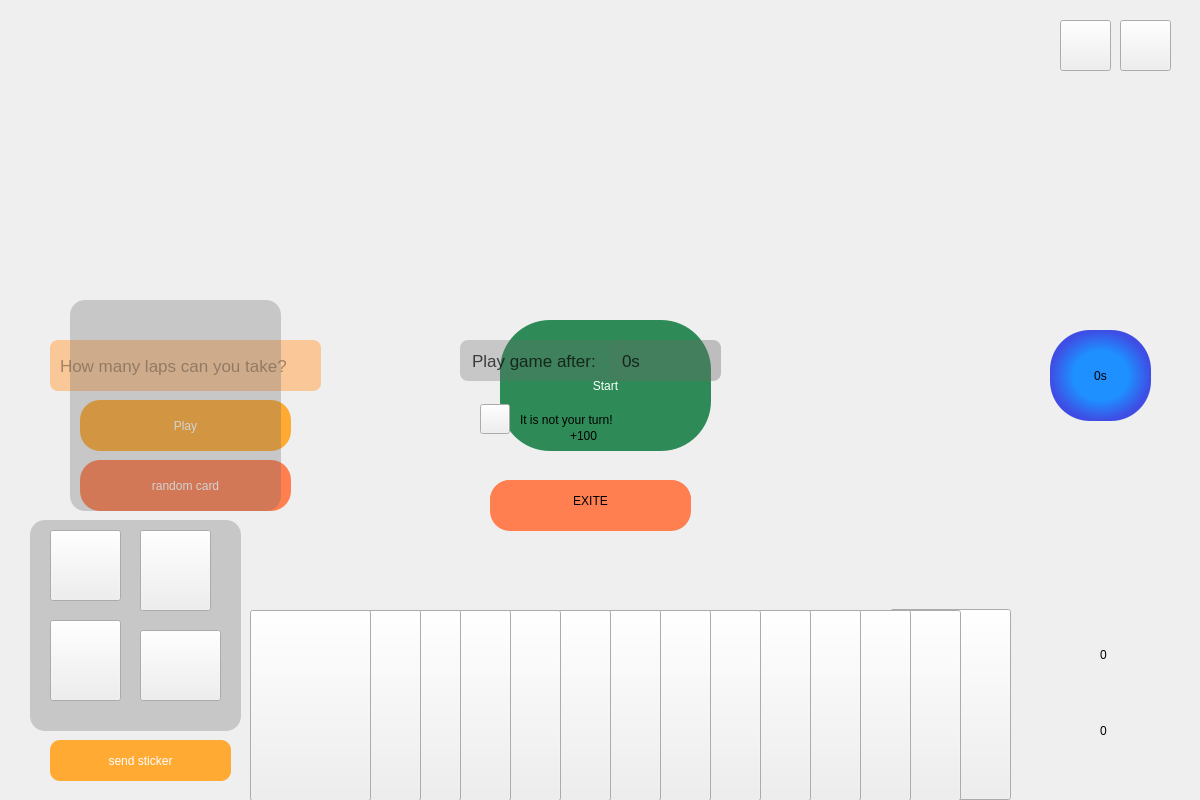
<?xml version="1.0" encoding="UTF-8"?>
<ui version="4.0">
 <class>play</class>
 <widget class="QMainWindow" name="play">
  <property name="geometry">
   <rect>
    <x>0</x>
    <y>0</y>
    <width>1200</width>
    <height>800</height>
   </rect>
  </property>
  <property name="minimumSize">
   <size>
    <width>1200</width>
    <height>800</height>
   </size>
  </property>
  <property name="maximumSize">
   <size>
    <width>1200</width>
    <height>800</height>
   </size>
  </property>
  <property name="windowTitle">
   <string>MainWindow</string>
  </property>
  <widget class="QWidget" name="centralwidget">
   <widget class="QLabel" name="label">
    <property name="geometry">
     <rect>
      <x>0</x>
      <y>0</y>
      <width>1200</width>
      <height>800</height>
     </rect>
    </property>
    <property name="styleSheet">
     <string notr="true">border-image: url(:/backboard.jpg);



</string>
    </property>
    <property name="text">
     <string/>
    </property>
   </widget>
   <widget class="QPushButton" name="cardButton_14">
    <property name="geometry">
     <rect>
      <x>890</x>
      <y>609</y>
      <width>121</width>
      <height>191</height>
     </rect>
    </property>
    <property name="cursor">
     <cursorShape>PointingHandCursor</cursorShape>
    </property>
    <property name="styleSheet">
     <string notr="true">border-image: url(:/parrot.png);</string>
    </property>
    <property name="text">
     <string/>
    </property>
   </widget>
   <widget class="QPushButton" name="cardButton_12">
    <property name="geometry">
     <rect>
      <x>840</x>
      <y>610</y>
      <width>121</width>
      <height>191</height>
     </rect>
    </property>
    <property name="cursor">
     <cursorShape>PointingHandCursor</cursorShape>
    </property>
    <property name="styleSheet">
     <string notr="true">border-image: url(:/parrot.png);</string>
    </property>
    <property name="text">
     <string/>
    </property>
   </widget>
   <widget class="QPushButton" name="cardButton_10">
    <property name="geometry">
     <rect>
      <x>790</x>
      <y>610</y>
      <width>121</width>
      <height>191</height>
     </rect>
    </property>
    <property name="cursor">
     <cursorShape>PointingHandCursor</cursorShape>
    </property>
    <property name="styleSheet">
     <string notr="true">border-image: url(:/parrot.png);</string>
    </property>
    <property name="text">
     <string/>
    </property>
   </widget>
   <widget class="QPushButton" name="cardButton_8">
    <property name="geometry">
     <rect>
      <x>740</x>
      <y>610</y>
      <width>121</width>
      <height>191</height>
     </rect>
    </property>
    <property name="cursor">
     <cursorShape>PointingHandCursor</cursorShape>
    </property>
    <property name="styleSheet">
     <string notr="true">border-image: url(:/parrot.png);</string>
    </property>
    <property name="text">
     <string/>
    </property>
   </widget>
   <widget class="QPushButton" name="cardButton_6">
    <property name="geometry">
     <rect>
      <x>690</x>
      <y>610</y>
      <width>121</width>
      <height>191</height>
     </rect>
    </property>
    <property name="cursor">
     <cursorShape>PointingHandCursor</cursorShape>
    </property>
    <property name="styleSheet">
     <string notr="true">border-image: url(:/parrot.png);</string>
    </property>
    <property name="text">
     <string/>
    </property>
   </widget>
   <widget class="QPushButton" name="cardButton_4">
    <property name="geometry">
     <rect>
      <x>640</x>
      <y>610</y>
      <width>121</width>
      <height>191</height>
     </rect>
    </property>
    <property name="cursor">
     <cursorShape>PointingHandCursor</cursorShape>
    </property>
    <property name="styleSheet">
     <string notr="true">border-image: url(:/parrot.png);</string>
    </property>
    <property name="text">
     <string/>
    </property>
   </widget>
   <widget class="QPushButton" name="cardButton_2">
    <property name="geometry">
     <rect>
      <x>590</x>
      <y>610</y>
      <width>121</width>
      <height>191</height>
     </rect>
    </property>
    <property name="cursor">
     <cursorShape>PointingHandCursor</cursorShape>
    </property>
    <property name="styleSheet">
     <string notr="true">border-image: url(:/parrot.png);</string>
    </property>
    <property name="text">
     <string/>
    </property>
   </widget>
   <widget class="QPushButton" name="cardButton_1">
    <property name="geometry">
     <rect>
      <x>540</x>
      <y>610</y>
      <width>121</width>
      <height>191</height>
     </rect>
    </property>
    <property name="cursor">
     <cursorShape>PointingHandCursor</cursorShape>
    </property>
    <property name="styleSheet">
     <string notr="true">border-image: url(:/parrot.png);</string>
    </property>
    <property name="text">
     <string/>
    </property>
   </widget>
   <widget class="QPushButton" name="cardButton_3">
    <property name="geometry">
     <rect>
      <x>490</x>
      <y>610</y>
      <width>121</width>
      <height>191</height>
     </rect>
    </property>
    <property name="cursor">
     <cursorShape>PointingHandCursor</cursorShape>
    </property>
    <property name="styleSheet">
     <string notr="true">border-image: url(:/parrot.png);</string>
    </property>
    <property name="text">
     <string/>
    </property>
   </widget>
   <widget class="QPushButton" name="cardButton_5">
    <property name="geometry">
     <rect>
      <x>440</x>
      <y>610</y>
      <width>121</width>
      <height>191</height>
     </rect>
    </property>
    <property name="cursor">
     <cursorShape>PointingHandCursor</cursorShape>
    </property>
    <property name="styleSheet">
     <string notr="true">border-image: url(:/parrot.png);</string>
    </property>
    <property name="text">
     <string/>
    </property>
   </widget>
   <widget class="QPushButton" name="cardButton_7">
    <property name="geometry">
     <rect>
      <x>390</x>
      <y>610</y>
      <width>121</width>
      <height>191</height>
     </rect>
    </property>
    <property name="cursor">
     <cursorShape>PointingHandCursor</cursorShape>
    </property>
    <property name="styleSheet">
     <string notr="true">border-image: url(:/parrot.png);</string>
    </property>
    <property name="text">
     <string/>
    </property>
   </widget>
   <widget class="QPushButton" name="cardButton_9">
    <property name="geometry">
     <rect>
      <x>340</x>
      <y>610</y>
      <width>121</width>
      <height>191</height>
     </rect>
    </property>
    <property name="cursor">
     <cursorShape>PointingHandCursor</cursorShape>
    </property>
    <property name="styleSheet">
     <string notr="true">border-image: url(:/parrot.png);</string>
    </property>
    <property name="text">
     <string/>
    </property>
   </widget>
   <widget class="QPushButton" name="cardButton_11">
    <property name="geometry">
     <rect>
      <x>300</x>
      <y>610</y>
      <width>121</width>
      <height>191</height>
     </rect>
    </property>
    <property name="cursor">
     <cursorShape>PointingHandCursor</cursorShape>
    </property>
    <property name="styleSheet">
     <string notr="true">border-image: url(:/parrot.png);</string>
    </property>
    <property name="text">
     <string/>
    </property>
   </widget>
   <widget class="QPushButton" name="cardButton_13">
    <property name="geometry">
     <rect>
      <x>250</x>
      <y>610</y>
      <width>121</width>
      <height>191</height>
     </rect>
    </property>
    <property name="cursor">
     <cursorShape>PointingHandCursor</cursorShape>
    </property>
    <property name="styleSheet">
     <string notr="true">border-image: url(:/parrot.png);</string>
    </property>
    <property name="text">
     <string/>
    </property>
   </widget>
   <widget class="QLabel" name="cardlabel_14">
    <property name="geometry">
     <rect>
      <x>850</x>
      <y>-30</y>
      <width>151</width>
      <height>241</height>
     </rect>
    </property>
    <property name="styleSheet">
     <string notr="true">border-image: url(:/queen.png);
border-image: url(:/labelCard.png);
</string>
    </property>
    <property name="text">
     <string/>
    </property>
   </widget>
   <widget class="QLabel" name="cardlabel_12">
    <property name="geometry">
     <rect>
      <x>810</x>
      <y>-30</y>
      <width>151</width>
      <height>241</height>
     </rect>
    </property>
    <property name="styleSheet">
     <string notr="true">border-image: url(:/queen.png);
border-image: url(:/labelCard.png);
</string>
    </property>
    <property name="text">
     <string/>
    </property>
   </widget>
   <widget class="QLabel" name="cardlabel_10">
    <property name="geometry">
     <rect>
      <x>750</x>
      <y>-30</y>
      <width>151</width>
      <height>241</height>
     </rect>
    </property>
    <property name="styleSheet">
     <string notr="true">border-image: url(:/queen.png);
border-image: url(:/labelCard.png);
</string>
    </property>
    <property name="text">
     <string/>
    </property>
   </widget>
   <widget class="QLabel" name="cardlabel_8">
    <property name="geometry">
     <rect>
      <x>700</x>
      <y>-30</y>
      <width>151</width>
      <height>241</height>
     </rect>
    </property>
    <property name="styleSheet">
     <string notr="true">border-image: url(:/queen.png);
border-image: url(:/labelCard.png);
</string>
    </property>
    <property name="text">
     <string/>
    </property>
   </widget>
   <widget class="QLabel" name="cardlabel_6">
    <property name="geometry">
     <rect>
      <x>650</x>
      <y>-30</y>
      <width>151</width>
      <height>241</height>
     </rect>
    </property>
    <property name="styleSheet">
     <string notr="true">border-image: url(:/queen.png);
border-image: url(:/labelCard.png);
</string>
    </property>
    <property name="text">
     <string/>
    </property>
   </widget>
   <widget class="QLabel" name="cardlabel_4">
    <property name="geometry">
     <rect>
      <x>600</x>
      <y>-30</y>
      <width>151</width>
      <height>241</height>
     </rect>
    </property>
    <property name="styleSheet">
     <string notr="true">border-image: url(:/queen.png);
border-image: url(:/labelCard.png);
</string>
    </property>
    <property name="text">
     <string/>
    </property>
   </widget>
   <widget class="QLabel" name="cardlabel_2">
    <property name="geometry">
     <rect>
      <x>550</x>
      <y>-30</y>
      <width>151</width>
      <height>241</height>
     </rect>
    </property>
    <property name="styleSheet">
     <string notr="true">border-image: url(:/queen.png);
border-image: url(:/labelCard.png);
</string>
    </property>
    <property name="text">
     <string/>
    </property>
   </widget>
   <widget class="QLabel" name="cardlabel_1">
    <property name="geometry">
     <rect>
      <x>490</x>
      <y>-30</y>
      <width>151</width>
      <height>241</height>
     </rect>
    </property>
    <property name="styleSheet">
     <string notr="true">border-image: url(:/queen.png);
border-image: url(:/labelCard.png);
</string>
    </property>
    <property name="text">
     <string/>
    </property>
   </widget>
   <widget class="QLabel" name="cardlabel_3">
    <property name="geometry">
     <rect>
      <x>440</x>
      <y>-30</y>
      <width>151</width>
      <height>241</height>
     </rect>
    </property>
    <property name="styleSheet">
     <string notr="true">border-image: url(:/queen.png);
border-image: url(:/labelCard.png);
</string>
    </property>
    <property name="text">
     <string/>
    </property>
   </widget>
   <widget class="QLabel" name="cardlabel_5">
    <property name="geometry">
     <rect>
      <x>390</x>
      <y>-30</y>
      <width>151</width>
      <height>241</height>
     </rect>
    </property>
    <property name="styleSheet">
     <string notr="true">border-image: url(:/queen.png);
border-image: url(:/labelCard.png);
</string>
    </property>
    <property name="text">
     <string/>
    </property>
   </widget>
   <widget class="QLabel" name="cardlabel_7">
    <property name="geometry">
     <rect>
      <x>340</x>
      <y>-30</y>
      <width>151</width>
      <height>241</height>
     </rect>
    </property>
    <property name="styleSheet">
     <string notr="true">border-image: url(:/queen.png);
border-image: url(:/labelCard.png);
</string>
    </property>
    <property name="text">
     <string/>
    </property>
   </widget>
   <widget class="QLabel" name="cardlabel_9">
    <property name="geometry">
     <rect>
      <x>280</x>
      <y>-30</y>
      <width>151</width>
      <height>241</height>
     </rect>
    </property>
    <property name="styleSheet">
     <string notr="true">border-image: url(:/queen.png);
border-image: url(:/labelCard.png);
</string>
    </property>
    <property name="text">
     <string/>
    </property>
   </widget>
   <widget class="QLabel" name="cardlabel_11">
    <property name="geometry">
     <rect>
      <x>230</x>
      <y>-30</y>
      <width>151</width>
      <height>241</height>
     </rect>
    </property>
    <property name="styleSheet">
     <string notr="true">border-image: url(:/queen.png);
border-image: url(:/labelCard.png);
</string>
    </property>
    <property name="text">
     <string/>
    </property>
   </widget>
   <widget class="QLabel" name="cardlabel_13">
    <property name="geometry">
     <rect>
      <x>190</x>
      <y>-30</y>
      <width>151</width>
      <height>241</height>
     </rect>
    </property>
    <property name="styleSheet">
     <string notr="true">border-image: url(:/queen.png);
border-image: url(:/labelCard.png);
</string>
    </property>
    <property name="text">
     <string/>
    </property>
   </widget>
   <widget class="QLabel" name="wincardlabel_1">
    <property name="geometry">
     <rect>
      <x>282</x>
      <y>510</y>
      <width>101</width>
      <height>51</height>
     </rect>
    </property>
    <property name="styleSheet">
     <string notr="true">border-image: url(:/labelCard_land.png);</string>
    </property>
    <property name="text">
     <string/>
    </property>
   </widget>
   <widget class="QLabel" name="wincardlabel_2">
    <property name="geometry">
     <rect>
      <x>310</x>
      <y>530</y>
      <width>101</width>
      <height>51</height>
     </rect>
    </property>
    <property name="styleSheet">
     <string notr="true">border-image: url(:/labelCard_land.png);</string>
    </property>
    <property name="text">
     <string/>
    </property>
   </widget>
   <widget class="QLabel" name="wincardlabel_3">
    <property name="geometry">
     <rect>
      <x>360</x>
      <y>510</y>
      <width>101</width>
      <height>51</height>
     </rect>
    </property>
    <property name="styleSheet">
     <string notr="true">border-image: url(:/labelCard_land.png);</string>
    </property>
    <property name="text">
     <string/>
    </property>
   </widget>
   <widget class="QLabel" name="wincardlabel_4">
    <property name="geometry">
     <rect>
      <x>400</x>
      <y>530</y>
      <width>101</width>
      <height>51</height>
     </rect>
    </property>
    <property name="styleSheet">
     <string notr="true">border-image: url(:/labelCard_land.png);</string>
    </property>
    <property name="text">
     <string/>
    </property>
   </widget>
   <widget class="QLabel" name="wincardlabel_5">
    <property name="geometry">
     <rect>
      <x>440</x>
      <y>510</y>
      <width>101</width>
      <height>51</height>
     </rect>
    </property>
    <property name="styleSheet">
     <string notr="true">border-image: url(:/labelCard_land.png);</string>
    </property>
    <property name="text">
     <string/>
    </property>
   </widget>
   <widget class="QLabel" name="wincardlabel_6">
    <property name="geometry">
     <rect>
      <x>490</x>
      <y>530</y>
      <width>101</width>
      <height>51</height>
     </rect>
    </property>
    <property name="styleSheet">
     <string notr="true">border-image: url(:/labelCard_land.png);</string>
    </property>
    <property name="text">
     <string/>
    </property>
   </widget>
   <widget class="QLabel" name="wincardlabel_7">
    <property name="geometry">
     <rect>
      <x>530</x>
      <y>510</y>
      <width>101</width>
      <height>51</height>
     </rect>
    </property>
    <property name="styleSheet">
     <string notr="true">border-image: url(:/labelCard_land.png);</string>
    </property>
    <property name="text">
     <string/>
    </property>
   </widget>
   <widget class="QLabel" name="wincardlabel_8">
    <property name="geometry">
     <rect>
      <x>580</x>
      <y>530</y>
      <width>101</width>
      <height>51</height>
     </rect>
    </property>
    <property name="styleSheet">
     <string notr="true">border-image: url(:/labelCard_land.png);</string>
    </property>
    <property name="text">
     <string/>
    </property>
   </widget>
   <widget class="QLabel" name="wincardlabel_9">
    <property name="geometry">
     <rect>
      <x>620</x>
      <y>510</y>
      <width>101</width>
      <height>51</height>
     </rect>
    </property>
    <property name="styleSheet">
     <string notr="true">border-image: url(:/labelCard_land.png);</string>
    </property>
    <property name="text">
     <string/>
    </property>
   </widget>
   <widget class="QLabel" name="wincardlabel_10">
    <property name="geometry">
     <rect>
      <x>670</x>
      <y>530</y>
      <width>101</width>
      <height>51</height>
     </rect>
    </property>
    <property name="styleSheet">
     <string notr="true">border-image: url(:/labelCard_land.png);</string>
    </property>
    <property name="text">
     <string/>
    </property>
   </widget>
   <widget class="QLabel" name="wincardlabel_11">
    <property name="geometry">
     <rect>
      <x>720</x>
      <y>510</y>
      <width>101</width>
      <height>51</height>
     </rect>
    </property>
    <property name="styleSheet">
     <string notr="true">border-image: url(:/labelCard_land.png);</string>
    </property>
    <property name="text">
     <string/>
    </property>
   </widget>
   <widget class="QLabel" name="wincardlabel_12">
    <property name="geometry">
     <rect>
      <x>760</x>
      <y>530</y>
      <width>101</width>
      <height>51</height>
     </rect>
    </property>
    <property name="styleSheet">
     <string notr="true">border-image: url(:/labelCard_land.png);</string>
    </property>
    <property name="text">
     <string/>
    </property>
   </widget>
   <widget class="QLabel" name="wincardlabel_13">
    <property name="geometry">
     <rect>
      <x>810</x>
      <y>510</y>
      <width>101</width>
      <height>51</height>
     </rect>
    </property>
    <property name="styleSheet">
     <string notr="true">border-image: url(:/labelCard_land.png);</string>
    </property>
    <property name="text">
     <string/>
    </property>
   </widget>
   <widget class="QLabel" name="wincardlabel_14">
    <property name="geometry">
     <rect>
      <x>860</x>
      <y>530</y>
      <width>101</width>
      <height>51</height>
     </rect>
    </property>
    <property name="styleSheet">
     <string notr="true">border-image: url(:/labelCard_land.png);</string>
    </property>
    <property name="text">
     <string/>
    </property>
   </widget>
   <widget class="QLabel" name="losecardlardlabel_1">
    <property name="geometry">
     <rect>
      <x>270</x>
      <y>180</y>
      <width>101</width>
      <height>51</height>
     </rect>
    </property>
    <property name="styleSheet">
     <string notr="true">border-image: url(:/labelCard_land.png);</string>
    </property>
    <property name="text">
     <string/>
    </property>
   </widget>
   <widget class="QLabel" name="losecardlardlabel_2">
    <property name="geometry">
     <rect>
      <x>310</x>
      <y>200</y>
      <width>101</width>
      <height>51</height>
     </rect>
    </property>
    <property name="styleSheet">
     <string notr="true">border-image: url(:/labelCard_land.png);</string>
    </property>
    <property name="text">
     <string/>
    </property>
   </widget>
   <widget class="QLabel" name="losecardlardlabel_3">
    <property name="geometry">
     <rect>
      <x>350</x>
      <y>180</y>
      <width>101</width>
      <height>51</height>
     </rect>
    </property>
    <property name="styleSheet">
     <string notr="true">border-image: url(:/labelCard_land.png);</string>
    </property>
    <property name="text">
     <string/>
    </property>
   </widget>
   <widget class="QLabel" name="losecardlardlabel_4">
    <property name="geometry">
     <rect>
      <x>400</x>
      <y>200</y>
      <width>101</width>
      <height>51</height>
     </rect>
    </property>
    <property name="styleSheet">
     <string notr="true">border-image: url(:/labelCard_land.png);</string>
    </property>
    <property name="text">
     <string/>
    </property>
   </widget>
   <widget class="QLabel" name="losecardlardlabel_5">
    <property name="geometry">
     <rect>
      <x>450</x>
      <y>180</y>
      <width>101</width>
      <height>51</height>
     </rect>
    </property>
    <property name="styleSheet">
     <string notr="true">border-image: url(:/labelCard_land.png);</string>
    </property>
    <property name="text">
     <string/>
    </property>
   </widget>
   <widget class="QLabel" name="losecardlardlabel_6">
    <property name="geometry">
     <rect>
      <x>490</x>
      <y>200</y>
      <width>101</width>
      <height>51</height>
     </rect>
    </property>
    <property name="styleSheet">
     <string notr="true">border-image: url(:/labelCard_land.png);</string>
    </property>
    <property name="text">
     <string/>
    </property>
   </widget>
   <widget class="QLabel" name="losecardlardlabel_7">
    <property name="geometry">
     <rect>
      <x>540</x>
      <y>180</y>
      <width>101</width>
      <height>51</height>
     </rect>
    </property>
    <property name="styleSheet">
     <string notr="true">border-image: url(:/labelCard_land.png);</string>
    </property>
    <property name="text">
     <string/>
    </property>
   </widget>
   <widget class="QLabel" name="losecardlardlabel_8">
    <property name="geometry">
     <rect>
      <x>590</x>
      <y>200</y>
      <width>101</width>
      <height>51</height>
     </rect>
    </property>
    <property name="styleSheet">
     <string notr="true">border-image: url(:/labelCard_land.png);</string>
    </property>
    <property name="text">
     <string/>
    </property>
   </widget>
   <widget class="QLabel" name="losecardlardlabel_9">
    <property name="geometry">
     <rect>
      <x>630</x>
      <y>180</y>
      <width>101</width>
      <height>51</height>
     </rect>
    </property>
    <property name="styleSheet">
     <string notr="true">border-image: url(:/labelCard_land.png);</string>
    </property>
    <property name="text">
     <string/>
    </property>
   </widget>
   <widget class="QLabel" name="losecardlardlabel_10">
    <property name="geometry">
     <rect>
      <x>680</x>
      <y>200</y>
      <width>101</width>
      <height>51</height>
     </rect>
    </property>
    <property name="styleSheet">
     <string notr="true">border-image: url(:/labelCard_land.png);</string>
    </property>
    <property name="text">
     <string/>
    </property>
   </widget>
   <widget class="QLabel" name="losecardlardlabel_11">
    <property name="geometry">
     <rect>
      <x>720</x>
      <y>180</y>
      <width>101</width>
      <height>51</height>
     </rect>
    </property>
    <property name="styleSheet">
     <string notr="true">border-image: url(:/labelCard_land.png);</string>
    </property>
    <property name="text">
     <string/>
    </property>
   </widget>
   <widget class="QLabel" name="losecardlardlabel_12">
    <property name="geometry">
     <rect>
      <x>770</x>
      <y>200</y>
      <width>101</width>
      <height>51</height>
     </rect>
    </property>
    <property name="styleSheet">
     <string notr="true">border-image: url(:/labelCard_land.png);</string>
    </property>
    <property name="text">
     <string/>
    </property>
   </widget>
   <widget class="QLabel" name="losecardlardlabel_13">
    <property name="geometry">
     <rect>
      <x>820</x>
      <y>180</y>
      <width>101</width>
      <height>51</height>
     </rect>
    </property>
    <property name="styleSheet">
     <string notr="true">border-image: url(:/labelCard_land.png);</string>
    </property>
    <property name="text">
     <string/>
    </property>
   </widget>
   <widget class="QLabel" name="losecardlardlabel_14">
    <property name="geometry">
     <rect>
      <x>870</x>
      <y>200</y>
      <width>101</width>
      <height>51</height>
     </rect>
    </property>
    <property name="styleSheet">
     <string notr="true">border-image: url(:/labelCard_land.png);</string>
    </property>
    <property name="text">
     <string/>
    </property>
   </widget>
   <widget class="QLabel" name="played_label_1">
    <property name="geometry">
     <rect>
      <x>620</x>
      <y>330</y>
      <width>101</width>
      <height>151</height>
     </rect>
    </property>
    <property name="styleSheet">
     <string notr="true">border-image: url(:/skull-2.jpg)
</string>
    </property>
    <property name="text">
     <string/>
    </property>
   </widget>
   <widget class="QLabel" name="played_label_2">
    <property name="geometry">
     <rect>
      <x>520</x>
      <y>260</y>
      <width>101</width>
      <height>151</height>
     </rect>
    </property>
    <property name="styleSheet">
     <string notr="true">border-image: url(:/parrot.png);</string>
    </property>
    <property name="text">
     <string/>
    </property>
   </widget>
   <widget class="QLabel" name="usernameLabel">
    <property name="geometry">
     <rect>
      <x>100</x>
      <y>110</y>
      <width>61</width>
      <height>20</height>
     </rect>
    </property>
    <property name="styleSheet">
     <string notr="true">font: 350 14pt &quot;Segoe UI Variable Text Semiligh&quot;;</string>
    </property>
    <property name="text">
     <string/>
    </property>
    <property name="alignment">
     <set>Qt::AlignCenter</set>
    </property>
   </widget>
   <widget class="QLabel" name="label_3">
    <property name="geometry">
     <rect>
      <x>90</x>
      <y>20</y>
      <width>81</width>
      <height>81</height>
     </rect>
    </property>
    <property name="styleSheet">
     <string notr="true">border-image: url(:/profile_cartoon.png);</string>
    </property>
    <property name="text">
     <string/>
    </property>
   </widget>
   <widget class="QLabel" name="mypoint_label">
    <property name="geometry">
     <rect>
      <x>1100</x>
      <y>640</y>
      <width>91</width>
      <height>30</height>
     </rect>
    </property>
    <property name="styleSheet">
     <string notr="true">font: 700 16pt &quot;Segoe UI&quot;;</string>
    </property>
    <property name="text">
     <string>0</string>
    </property>
    <property name="alignment">
     <set>Qt::AlignLeading|Qt::AlignLeft|Qt::AlignVCenter</set>
    </property>
   </widget>
   <widget class="QLabel" name="label_2">
    <property name="geometry">
     <rect>
      <x>1020</x>
      <y>620</y>
      <width>71</width>
      <height>71</height>
     </rect>
    </property>
    <property name="styleSheet">
     <string notr="true">border-image: url(:/star.png);</string>
    </property>
    <property name="text">
     <string/>
    </property>
   </widget>
   <widget class="QLabel" name="pointlabel_2">
    <property name="geometry">
     <rect>
      <x>1100</x>
      <y>710</y>
      <width>91</width>
      <height>41</height>
     </rect>
    </property>
    <property name="styleSheet">
     <string notr="true">font: 700 16pt &quot;Segoe UI&quot;;</string>
    </property>
    <property name="text">
     <string>0</string>
    </property>
    <property name="alignment">
     <set>Qt::AlignLeading|Qt::AlignLeft|Qt::AlignVCenter</set>
    </property>
   </widget>
   <widget class="QLabel" name="label_5">
    <property name="geometry">
     <rect>
      <x>1030</x>
      <y>700</y>
      <width>51</width>
      <height>51</height>
     </rect>
    </property>
    <property name="styleSheet">
     <string notr="true">border-image: url(:/star.png);
border-image: url(:/starLose.png);</string>
    </property>
    <property name="text">
     <string/>
    </property>
   </widget>
   <widget class="QLineEdit" name="lineEdit_predicet">
    <property name="geometry">
     <rect>
      <x>50</x>
      <y>340</y>
      <width>271</width>
      <height>51</height>
     </rect>
    </property>
    <property name="styleSheet">
     <string notr="true">background-color: #FAC898;
border-radius:5px;
padding-left:8px;
border-radius:8px;
color:rgba(0,0,0,0.7);
font-size:17px;
font: 700 9pt &quot;Segoe Print&quot;;</string>
    </property>
    <property name="placeholderText">
     <string>How many laps can you take?</string>
    </property>
   </widget>
   <widget class="QPushButton" name="pushButton_play">
    <property name="geometry">
     <rect>
      <x>80</x>
      <y>400</y>
      <width>211</width>
      <height>51</height>
     </rect>
    </property>
    <property name="cursor">
     <cursorShape>PointingHandCursor</cursorShape>
    </property>
    <property name="styleSheet">
     <string notr="true">QPushButton{
font: 700 10pt &quot;B Titr&quot;;
border-radius:20px;
color:#fff;
font: 10pt &quot;MS Reference Sans Serif&quot;;
background-color:#FFAA33;
}
QPushButton:hover{
background-color:#F08000;
}</string>
    </property>
    <property name="text">
     <string>Play</string>
    </property>
   </widget>
   <widget class="QPushButton" name="pushButton_start">
    <property name="geometry">
     <rect>
      <x>500</x>
      <y>320</y>
      <width>211</width>
      <height>131</height>
     </rect>
    </property>
    <property name="styleSheet">
     <string notr="true">QPushButton{
font: 700 10pt &quot;B Titr&quot;;
border-radius:50px;
color:#fff;
font: 15pt &quot;MS Reference Sans Serif&quot;;
background-color:#2E8B57;
}
QPushButton:hover{
background-color:#3CB371;
}</string>
    </property>
    <property name="text">
     <string>Start</string>
    </property>
   </widget>
   <widget class="QPushButton" name="pushButton_randcard">
    <property name="geometry">
     <rect>
      <x>80</x>
      <y>460</y>
      <width>211</width>
      <height>51</height>
     </rect>
    </property>
    <property name="cursor">
     <cursorShape>PointingHandCursor</cursorShape>
    </property>
    <property name="styleSheet">
     <string notr="true">QPushButton{
font: 700 10pt &quot;B Titr&quot;;
border-radius:20px;
color:#fff;
font: 10pt &quot;MS Reference Sans Serif&quot;;
background-color:#FF7F50;;
}
QPushButton:hover{
background-color:#F88379;
}</string>
    </property>
    <property name="text">
     <string>random card</string>
    </property>
   </widget>
   <widget class="QLabel" name="time_label">
    <property name="geometry">
     <rect>
      <x>1050</x>
      <y>330</y>
      <width>101</width>
      <height>91</height>
     </rect>
    </property>
    <property name="styleSheet">
     <string notr="true">border-radius:40px;
background-color: qradialgradient(spread:pad, cx:0.5, cy:0.5, radius:0.5, fx:0.509808, fy:0.506, stop:0.543269 rgba(30, 144, 255, 255), stop:0.990385 rgba(62, 78, 228, 255));
color:#000;
font: 700 12pt &quot;Sitka Small&quot;;
border-color:#fff;</string>
    </property>
    <property name="text">
     <string>0s</string>
    </property>
    <property name="alignment">
     <set>Qt::AlignCenter</set>
    </property>
   </widget>
   <widget class="QPushButton" name="close_button">
    <property name="geometry">
     <rect>
      <x>1120</x>
      <y>20</y>
      <width>51</width>
      <height>51</height>
     </rect>
    </property>
    <property name="cursor">
     <cursorShape>PointingHandCursor</cursorShape>
    </property>
    <property name="styleSheet">
     <string notr="true">border-image: url(:/exit_btn.png);</string>
    </property>
    <property name="text">
     <string/>
    </property>
   </widget>
   <widget class="QPushButton" name="stop_button">
    <property name="geometry">
     <rect>
      <x>1060</x>
      <y>20</y>
      <width>51</width>
      <height>51</height>
     </rect>
    </property>
    <property name="cursor">
     <cursorShape>PointingHandCursor</cursorShape>
    </property>
    <property name="styleSheet">
     <string notr="true">border-image: url(:/stop_btn.jpg);</string>
    </property>
    <property name="text">
     <string/>
    </property>
   </widget>
   <widget class="QLabel" name="wood_label">
    <property name="geometry">
     <rect>
      <x>350</x>
      <y>140</y>
      <width>491</width>
      <height>481</height>
     </rect>
    </property>
    <property name="styleSheet">
     <string notr="true">border-image: url(:/wood_lbl.png);</string>
    </property>
    <property name="text">
     <string/>
    </property>
   </widget>
   <widget class="QPushButton" name="Resume_button">
    <property name="geometry">
     <rect>
      <x>490</x>
      <y>480</y>
      <width>201</width>
      <height>51</height>
     </rect>
    </property>
    <property name="cursor">
     <cursorShape>PointingHandCursor</cursorShape>
    </property>
    <property name="styleSheet">
     <string notr="true">QPushButton{
font: 700 14pt &quot;B Titr&quot;;
border-radius:20px;
font: 10pt &quot;MS Reference Sans Serif&quot;;
background-color:#FF7F50;;
}
QPushButton:hover{
background-color:#F88379;
}</string>
    </property>
    <property name="text">
     <string>RESUME</string>
    </property>
   </widget>
   <widget class="QPushButton" name="close_button_2">
    <property name="geometry">
     <rect>
      <x>490</x>
      <y>480</y>
      <width>201</width>
      <height>41</height>
     </rect>
    </property>
    <property name="cursor">
     <cursorShape>PointingHandCursor</cursorShape>
    </property>
    <property name="styleSheet">
     <string notr="true">QPushButton{
font: 700 12pt &quot;B Titr&quot;;
border-radius:20px;
font: 10pt &quot;MS Reference Sans Serif&quot;;
background-color:#FF7F50;;
}
QPushButton:hover{
background-color:#F88379;
}</string>
    </property>
    <property name="text">
     <string>EXITE</string>
    </property>
   </widget>
   <widget class="QLabel" name="label_6">
    <property name="geometry">
     <rect>
      <x>460</x>
      <y>340</y>
      <width>261</width>
      <height>41</height>
     </rect>
    </property>
    <property name="styleSheet">
     <string notr="true">background-color: rgba(105,105,105,0.3);
border-radius:5px;
padding-left:8px;
border-radius:8px;
color:rgba(0,0,0,0.7);
font-size:17px;
font: 700 9pt &quot;Segoe Print&quot;;
</string>
    </property>
    <property name="text">
     <string>Play game after:</string>
    </property>
   </widget>
   <widget class="QLabel" name="win_Label">
    <property name="geometry">
     <rect>
      <x>460</x>
      <y>290</y>
      <width>291</width>
      <height>111</height>
     </rect>
    </property>
    <property name="styleSheet">
     <string notr="true">border-image: url(:/winlabel.png);
border-image: url(:/loseLabel.png);</string>
    </property>
    <property name="text">
     <string/>
    </property>
   </widget>
   <widget class="QLabel" name="timeResume_lbl">
    <property name="geometry">
     <rect>
      <x>610</x>
      <y>340</y>
      <width>111</width>
      <height>41</height>
     </rect>
    </property>
    <property name="styleSheet">
     <string notr="true">background-color: rgba(105,105,105,0.1);
font: 700 9pt &quot;Segoe Print&quot;;
border-radius:5px;
padding-left:8px;
border-radius:8px;
color:rgba(0,0,0,0.7);
font-size:17px;
</string>
    </property>
    <property name="text">
     <string>0s</string>
    </property>
   </widget>
   <widget class="QLabel" name="coin_label">
    <property name="geometry">
     <rect>
      <x>490</x>
      <y>400</y>
      <width>81</width>
      <height>81</height>
     </rect>
    </property>
    <property name="styleSheet">
     <string notr="true">
border-image: url(:/coin.png);</string>
    </property>
    <property name="text">
     <string/>
    </property>
   </widget>
   <widget class="QLabel" name="addcoin_label">
    <property name="geometry">
     <rect>
      <x>570</x>
      <y>410</y>
      <width>131</width>
      <height>51</height>
     </rect>
    </property>
    <property name="styleSheet">
     <string notr="true">font: 25pt &quot;Snap ITC&quot;;</string>
    </property>
    <property name="text">
     <string>+100</string>
    </property>
   </widget>
   <widget class="QLabel" name="error_label">
    <property name="geometry">
     <rect>
      <x>440</x>
      <y>390</y>
      <width>301</width>
      <height>61</height>
     </rect>
    </property>
    <property name="styleSheet">
     <string notr="true">border-image: url(:/stonlbl.png);
</string>
    </property>
    <property name="text">
     <string/>
    </property>
   </widget>
   <widget class="QLabel" name="error_label_2">
    <property name="geometry">
     <rect>
      <x>520</x>
      <y>410</y>
      <width>181</width>
      <height>20</height>
     </rect>
    </property>
    <property name="styleSheet">
     <string notr="true">font: 9pt &quot;Showcard Gothic&quot;;
</string>
    </property>
    <property name="text">
     <string>It is not your turn!</string>
    </property>
   </widget>
   <widget class="QPushButton" name="error_btn">
    <property name="geometry">
     <rect>
      <x>480</x>
      <y>404</y>
      <width>30</width>
      <height>30</height>
     </rect>
    </property>
    <property name="cursor">
     <cursorShape>PointingHandCursor</cursorShape>
    </property>
    <property name="styleSheet">
     <string notr="true">border-image: url(:/exit_btn.png);</string>
    </property>
    <property name="text">
     <string/>
    </property>
   </widget>
   <widget class="QPushButton" name="chat_button">
    <property name="geometry">
     <rect>
      <x>50</x>
      <y>740</y>
      <width>181</width>
      <height>41</height>
     </rect>
    </property>
    <property name="styleSheet">
     <string notr="true">QPushButton{
font: 700 10pt &quot;B Titr&quot;;
border-radius:10px;
color:#fff;
font: 10pt &quot;MS Reference Sans Serif&quot;;
background-color:#FFAA33;
}
QPushButton:hover{
background-color:#F08000;}</string>
    </property>
    <property name="text">
     <string>send sticker</string>
    </property>
   </widget>
   <widget class="QLabel" name="label_image">
    <property name="geometry">
     <rect>
      <x>70</x>
      <y>300</y>
      <width>211</width>
      <height>211</height>
     </rect>
    </property>
    <property name="styleSheet">
     <string notr="true">border-radius:15px;
background-color: rgba(105,105,105,0.3);</string>
    </property>
    <property name="text">
     <string/>
    </property>
   </widget>
   <widget class="QLabel" name="frame_stiker">
    <property name="geometry">
     <rect>
      <x>30</x>
      <y>520</y>
      <width>211</width>
      <height>211</height>
     </rect>
    </property>
    <property name="styleSheet">
     <string notr="true">border-radius:15px;
background-color: rgba(105,105,105,0.3);</string>
    </property>
    <property name="text">
     <string/>
    </property>
   </widget>
   <widget class="QPushButton" name="stickerButton_2">
    <property name="geometry">
     <rect>
      <x>50</x>
      <y>530</y>
      <width>71</width>
      <height>71</height>
     </rect>
    </property>
    <property name="styleSheet">
     <string notr="true">border-image: url(:/sticker2.png);</string>
    </property>
    <property name="text">
     <string/>
    </property>
   </widget>
   <widget class="QPushButton" name="stickerButton_1">
    <property name="geometry">
     <rect>
      <x>50</x>
      <y>620</y>
      <width>71</width>
      <height>81</height>
     </rect>
    </property>
    <property name="styleSheet">
     <string notr="true">border-image: url(:/sticker1.png);</string>
    </property>
    <property name="text">
     <string/>
    </property>
   </widget>
   <widget class="QPushButton" name="stickerButton_3">
    <property name="geometry">
     <rect>
      <x>140</x>
      <y>530</y>
      <width>71</width>
      <height>81</height>
     </rect>
    </property>
    <property name="styleSheet">
     <string notr="true">border-image: url(:/sticker3.png);</string>
    </property>
    <property name="text">
     <string/>
    </property>
   </widget>
   <widget class="QPushButton" name="stickerButton_4">
    <property name="geometry">
     <rect>
      <x>140</x>
      <y>630</y>
      <width>81</width>
      <height>71</height>
     </rect>
    </property>
    <property name="styleSheet">
     <string notr="true">border-image: url(:/sticker4.png);</string>
    </property>
    <property name="text">
     <string/>
    </property>
   </widget>
   <zorder>label</zorder>
   <zorder>cardButton_14</zorder>
   <zorder>cardButton_12</zorder>
   <zorder>cardButton_10</zorder>
   <zorder>cardButton_8</zorder>
   <zorder>cardButton_6</zorder>
   <zorder>cardButton_4</zorder>
   <zorder>cardButton_2</zorder>
   <zorder>cardButton_1</zorder>
   <zorder>cardButton_3</zorder>
   <zorder>cardButton_5</zorder>
   <zorder>cardButton_7</zorder>
   <zorder>cardButton_9</zorder>
   <zorder>cardButton_11</zorder>
   <zorder>cardButton_13</zorder>
   <zorder>cardlabel_14</zorder>
   <zorder>cardlabel_12</zorder>
   <zorder>cardlabel_10</zorder>
   <zorder>cardlabel_8</zorder>
   <zorder>cardlabel_6</zorder>
   <zorder>cardlabel_4</zorder>
   <zorder>cardlabel_2</zorder>
   <zorder>cardlabel_1</zorder>
   <zorder>cardlabel_3</zorder>
   <zorder>cardlabel_5</zorder>
   <zorder>cardlabel_7</zorder>
   <zorder>cardlabel_9</zorder>
   <zorder>cardlabel_11</zorder>
   <zorder>cardlabel_13</zorder>
   <zorder>wincardlabel_1</zorder>
   <zorder>wincardlabel_2</zorder>
   <zorder>wincardlabel_3</zorder>
   <zorder>wincardlabel_4</zorder>
   <zorder>wincardlabel_5</zorder>
   <zorder>wincardlabel_6</zorder>
   <zorder>wincardlabel_7</zorder>
   <zorder>wincardlabel_8</zorder>
   <zorder>wincardlabel_9</zorder>
   <zorder>wincardlabel_10</zorder>
   <zorder>wincardlabel_11</zorder>
   <zorder>wincardlabel_12</zorder>
   <zorder>wincardlabel_13</zorder>
   <zorder>wincardlabel_14</zorder>
   <zorder>losecardlardlabel_1</zorder>
   <zorder>losecardlardlabel_2</zorder>
   <zorder>losecardlardlabel_3</zorder>
   <zorder>losecardlardlabel_4</zorder>
   <zorder>losecardlardlabel_5</zorder>
   <zorder>losecardlardlabel_6</zorder>
   <zorder>losecardlardlabel_7</zorder>
   <zorder>losecardlardlabel_8</zorder>
   <zorder>losecardlardlabel_9</zorder>
   <zorder>losecardlardlabel_10</zorder>
   <zorder>losecardlardlabel_11</zorder>
   <zorder>losecardlardlabel_12</zorder>
   <zorder>losecardlardlabel_13</zorder>
   <zorder>losecardlardlabel_14</zorder>
   <zorder>played_label_1</zorder>
   <zorder>played_label_2</zorder>
   <zorder>usernameLabel</zorder>
   <zorder>label_3</zorder>
   <zorder>label_2</zorder>
   <zorder>mypoint_label</zorder>
   <zorder>label_5</zorder>
   <zorder>lineEdit_predicet</zorder>
   <zorder>pushButton_play</zorder>
   <zorder>pushButton_start</zorder>
   <zorder>pushButton_randcard</zorder>
   <zorder>time_label</zorder>
   <zorder>pointlabel_2</zorder>
   <zorder>close_button</zorder>
   <zorder>stop_button</zorder>
   <zorder>wood_label</zorder>
   <zorder>Resume_button</zorder>
   <zorder>close_button_2</zorder>
   <zorder>win_Label</zorder>
   <zorder>coin_label</zorder>
   <zorder>addcoin_label</zorder>
   <zorder>error_label</zorder>
   <zorder>error_label_2</zorder>
   <zorder>error_btn</zorder>
   <zorder>label_6</zorder>
   <zorder>timeResume_lbl</zorder>
   <zorder>chat_button</zorder>
   <zorder>label_image</zorder>
   <zorder>frame_stiker</zorder>
   <zorder>stickerButton_2</zorder>
   <zorder>stickerButton_1</zorder>
   <zorder>stickerButton_4</zorder>
   <zorder>stickerButton_3</zorder>
  </widget>
 </widget>
 <resources/>
 <connections/>
</ui>
